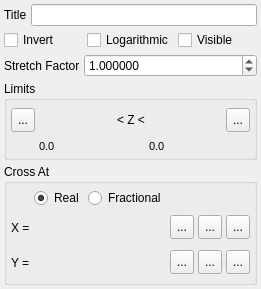
         <widget class="QWidget" name="ZAxisGeneralTab">
          <attribute name="title">
           <string>General</string>
          </attribute>
          <layout class="QVBoxLayout" name="verticalLayout_14">
           <property name="spacing">
            <number>4</number>
           </property>
           <property name="margin">
            <number>4</number>
           </property>
           <item>
            <layout class="QHBoxLayout" name="horizontalLayout_26">
             <item>
              <widget class="QLabel" name="label_36">
               <property name="text">
                <string>Title</string>
               </property>
              </widget>
             </item>
             <item>
              <widget class="QLineEdit" name="AxisZTitleEdit"/>
             </item>
            </layout>
           </item>
           <item>
            <layout class="QHBoxLayout" name="horizontalLayout_23">
             <item>
              <widget class="QCheckBox" name="AxisZInvertCheck">
               <property name="text">
                <string>Invert</string>
               </property>
              </widget>
             </item>
             <item>
              <widget class="QCheckBox" name="AxisZLogarithmicCheck">
               <property name="text">
                <string>Logarithmic</string>
               </property>
              </widget>
             </item>
             <item>
              <widget class="QCheckBox" name="AxisZVisibleCheck">
               <property name="text">
                <string>Visible</string>
               </property>
              </widget>
             </item>
            </layout>
           </item>
           <item>
            <layout class="QHBoxLayout" name="horizontalLayout_30">
             <item>
              <widget class="QLabel" name="label_40">
               <property name="text">
                <string>Stretch Factor</string>
               </property>
              </widget>
             </item>
             <item>
              <widget class="QDoubleSpinBox" name="AxisZStretchSpin">
               <property name="sizePolicy">
                <sizepolicy hsizetype="Expanding" vsizetype="Fixed">
                 <horstretch>0</horstretch>
                 <verstretch>0</verstretch>
                </sizepolicy>
               </property>
               <property name="toolTip">
                <string/>
               </property>
               <property name="decimals">
                <number>6</number>
               </property>
               <property name="minimum">
                <double>0.000001000000000</double>
               </property>
               <property name="maximum">
                <double>1000000.000000000000000</double>
               </property>
               <property name="singleStep">
                <double>0.010000000000000</double>
               </property>
               <property name="value">
                <double>1.000000000000000</double>
               </property>
              </widget>
             </item>
            </layout>
           </item>
           <item>
            <widget class="QGroupBox" name="LimitsGroup">
             <property name="title">
              <string>Limits</string>
             </property>
             <layout class="QHBoxLayout" name="horizontalLayout_49">
              <property name="spacing">
               <number>4</number>
              </property>
              <property name="margin">
               <number>4</number>
              </property>
              <item>
               <layout class="QGridLayout" name="gridLayout_10">
                <property name="spacing">
                 <number>4</number>
                </property>
                <item row="1" column="4">
                 <widget class="QLabel" name="AxisZMaxLabel">
                  <property name="font">
                   <font>
                    <pointsize>8</pointsize>
                   </font>
                  </property>
                  <property name="text">
                   <string>0.0</string>
                  </property>
                 </widget>
                </item>
                <item row="0" column="1">
                 <widget class="TExponentialSpin" name="AxisZMinSpin" native="true">
                  <property name="sizePolicy">
                   <sizepolicy hsizetype="Expanding" vsizetype="Fixed">
                    <horstretch>0</horstretch>
                    <verstretch>0</verstretch>
                   </sizepolicy>
                  </property>
                  <property name="minimumSize">
                   <size>
                    <width>0</width>
                    <height>31</height>
                   </size>
                  </property>
                  <property name="toolTip">
                   <string>Minimum value to display on the Z axis</string>
                  </property>
                 </widget>
                </item>
                <item row="0" column="3">
                 <widget class="QLabel" name="ZAxisLabel">
                  <property name="sizePolicy">
                   <sizepolicy hsizetype="Minimum" vsizetype="Preferred">
                    <horstretch>0</horstretch>
                    <verstretch>0</verstretch>
                   </sizepolicy>
                  </property>
                  <property name="text">
                   <string>&lt; Z &lt;</string>
                  </property>
                 </widget>
                </item>
                <item row="0" column="0">
                 <widget class="QToolButton" name="AxisZMinSetMinimumButton">
                  <property name="maximumSize">
                   <size>
                    <width>24</width>
                    <height>24</height>
                   </size>
                  </property>
                  <property name="toolTip">
                   <string>Set to minimum source data value</string>
                  </property>
                  <property name="text">
                   <string>...</string>
                  </property>
                  <property name="icon">
                   <iconset resource="icons.qrc">
                    <normaloff>:/uchroma/icons/toleftlimit.svg</normaloff>:/uchroma/icons/toleftlimit.svg</iconset>
                  </property>
                  <property name="iconSize">
                   <size>
                    <width>16</width>
                    <height>16</height>
                   </size>
                  </property>
                 </widget>
                </item>
                <item row="1" column="1">
                 <widget class="QLabel" name="AxisZMinLabel">
                  <property name="font">
                   <font>
                    <pointsize>8</pointsize>
                   </font>
                  </property>
                  <property name="text">
                   <string>0.0</string>
                  </property>
                 </widget>
                </item>
                <item row="0" column="4">
                 <widget class="TExponentialSpin" name="AxisZMaxSpin" native="true">
                  <property name="sizePolicy">
                   <sizepolicy hsizetype="Expanding" vsizetype="Fixed">
                    <horstretch>0</horstretch>
                    <verstretch>0</verstretch>
                   </sizepolicy>
                  </property>
                  <property name="minimumSize">
                   <size>
                    <width>0</width>
                    <height>31</height>
                   </size>
                  </property>
                  <property name="toolTip">
                   <string>Maximum value to display on the Z axis</string>
                  </property>
                 </widget>
                </item>
                <item row="0" column="5">
                 <widget class="QToolButton" name="AxisZMaxSetMaximumButton">
                  <property name="maximumSize">
                   <size>
                    <width>24</width>
                    <height>24</height>
                   </size>
                  </property>
                  <property name="toolTip">
                   <string>Set to maximum source data value</string>
                  </property>
                  <property name="text">
                   <string>...</string>
                  </property>
                  <property name="icon">
                   <iconset resource="icons.qrc">
                    <normaloff>:/uchroma/icons/torightlimit.svg</normaloff>:/uchroma/icons/torightlimit.svg</iconset>
                  </property>
                  <property name="iconSize">
                   <size>
                    <width>16</width>
                    <height>16</height>
                   </size>
                  </property>
                 </widget>
                </item>
               </layout>
              </item>
             </layout>
            </widget>
           </item>
           <item>
            <widget class="QGroupBox" name="XAxisCrossGroup_3">
             <property name="title">
              <string>Cross At</string>
             </property>
             <layout class="QHBoxLayout" name="horizontalLayout_3">
              <property name="spacing">
               <number>4</number>
              </property>
              <property name="margin">
               <number>4</number>
              </property>
              <item>
               <layout class="QGridLayout" name="gridLayout_8">
                <property name="spacing">
                 <number>4</number>
                </property>
                <item row="1" column="5">
                 <widget class="QToolButton" name="AxisZPositionXSetMaximumButton">
                  <property name="maximumSize">
                   <size>
                    <width>24</width>
                    <height>24</height>
                   </size>
                  </property>
                  <property name="toolTip">
                   <string>Set to maximum source data value</string>
                  </property>
                  <property name="text">
                   <string>...</string>
                  </property>
                  <property name="icon">
                   <iconset resource="icons.qrc">
                    <normaloff>:/uchroma/icons/torightlimit.svg</normaloff>:/uchroma/icons/torightlimit.svg</iconset>
                  </property>
                  <property name="iconSize">
                   <size>
                    <width>16</width>
                    <height>16</height>
                   </size>
                  </property>
                 </widget>
                </item>
                <item row="1" column="4">
                 <widget class="QToolButton" name="AxisZPositionXSetZeroButton">
                  <property name="maximumSize">
                   <size>
                    <width>24</width>
                    <height>24</height>
                   </size>
                  </property>
                  <property name="toolTip">
                   <string>Set to zero</string>
                  </property>
                  <property name="text">
                   <string>...</string>
                  </property>
                  <property name="icon">
                   <iconset resource="icons.qrc">
                    <normaloff>:/uchroma/icons/tozero.svg</normaloff>:/uchroma/icons/tozero.svg</iconset>
                  </property>
                  <property name="iconSize">
                   <size>
                    <width>16</width>
                    <height>16</height>
                   </size>
                  </property>
                 </widget>
                </item>
                <item row="1" column="1">
                 <widget class="TExponentialSpin" name="AxisZPositionXRealSpin" native="true">
                  <property name="sizePolicy">
                   <sizepolicy hsizetype="Expanding" vsizetype="Fixed">
                    <horstretch>0</horstretch>
                    <verstretch>0</verstretch>
                   </sizepolicy>
                  </property>
                  <property name="minimumSize">
                   <size>
                    <width>0</width>
                    <height>31</height>
                   </size>
                  </property>
                  <property name="toolTip">
                   <string>X axis value at which the Z axis crosses</string>
                  </property>
                 </widget>
                </item>
                <item row="2" column="1">
                 <widget class="TExponentialSpin" name="AxisZPositionYRealSpin" native="true">
                  <property name="sizePolicy">
                   <sizepolicy hsizetype="Expanding" vsizetype="Fixed">
                    <horstretch>0</horstretch>
                    <verstretch>0</verstretch>
                   </sizepolicy>
                  </property>
                  <property name="minimumSize">
                   <size>
                    <width>0</width>
                    <height>31</height>
                   </size>
                  </property>
                  <property name="toolTip">
                   <string>Y axis value at which the Z axis crosses</string>
                  </property>
                 </widget>
                </item>
                <item row="1" column="3">
                 <widget class="QToolButton" name="AxisZPositionXSetMinimumButton">
                  <property name="maximumSize">
                   <size>
                    <width>24</width>
                    <height>24</height>
                   </size>
                  </property>
                  <property name="toolTip">
                   <string>Set to minimum source data value</string>
                  </property>
                  <property name="text">
                   <string>...</string>
                  </property>
                  <property name="icon">
                   <iconset resource="icons.qrc">
                    <normaloff>:/uchroma/icons/toleftlimit.svg</normaloff>:/uchroma/icons/toleftlimit.svg</iconset>
                  </property>
                  <property name="iconSize">
                   <size>
                    <width>16</width>
                    <height>16</height>
                   </size>
                  </property>
                 </widget>
                </item>
                <item row="2" column="0">
                 <widget class="QLabel" name="label_12">
                  <property name="sizePolicy">
                   <sizepolicy hsizetype="Minimum" vsizetype="Preferred">
                    <horstretch>0</horstretch>
                    <verstretch>0</verstretch>
                   </sizepolicy>
                  </property>
                  <property name="text">
                   <string>Y =</string>
                  </property>
                 </widget>
                </item>
                <item row="1" column="0">
                 <widget class="QLabel" name="label_13">
                  <property name="sizePolicy">
                   <sizepolicy hsizetype="Minimum" vsizetype="Preferred">
                    <horstretch>0</horstretch>
                    <verstretch>0</verstretch>
                   </sizepolicy>
                  </property>
                  <property name="text">
                   <string>X =</string>
                  </property>
                 </widget>
                </item>
                <item row="2" column="3">
                 <widget class="QToolButton" name="AxisZPositionYSetMinimumButton">
                  <property name="maximumSize">
                   <size>
                    <width>24</width>
                    <height>24</height>
                   </size>
                  </property>
                  <property name="toolTip">
                   <string>Set to minimum source data value</string>
                  </property>
                  <property name="text">
                   <string>...</string>
                  </property>
                  <property name="icon">
                   <iconset resource="icons.qrc">
                    <normaloff>:/uchroma/icons/toleftlimit.svg</normaloff>:/uchroma/icons/toleftlimit.svg</iconset>
                  </property>
                  <property name="iconSize">
                   <size>
                    <width>16</width>
                    <height>16</height>
                   </size>
                  </property>
                 </widget>
                </item>
                <item row="2" column="4">
                 <widget class="QToolButton" name="AxisZPositionYSetZeroButton">
                  <property name="maximumSize">
                   <size>
                    <width>24</width>
                    <height>24</height>
                   </size>
                  </property>
                  <property name="toolTip">
                   <string>Set to zero</string>
                  </property>
                  <property name="text">
                   <string>...</string>
                  </property>
                  <property name="icon">
                   <iconset resource="icons.qrc">
                    <normaloff>:/uchroma/icons/tozero.svg</normaloff>:/uchroma/icons/tozero.svg</iconset>
                  </property>
                  <property name="iconSize">
                   <size>
                    <width>16</width>
                    <height>16</height>
                   </size>
                  </property>
                 </widget>
                </item>
                <item row="0" column="1">
                 <widget class="QRadioButton" name="AxisZPositionRealRadio">
                  <property name="text">
                   <string>Real</string>
                  </property>
                  <property name="checked">
                   <bool>true</bool>
                  </property>
                 </widget>
                </item>
                <item row="2" column="5">
                 <widget class="QToolButton" name="AxisZPositionYSetMaximumButton">
                  <property name="maximumSize">
                   <size>
                    <width>24</width>
                    <height>24</height>
                   </size>
                  </property>
                  <property name="toolTip">
                   <string>Set to maximum source data value</string>
                  </property>
                  <property name="text">
                   <string>...</string>
                  </property>
                  <property name="icon">
                   <iconset resource="icons.qrc">
                    <normaloff>:/uchroma/icons/torightlimit.svg</normaloff>:/uchroma/icons/torightlimit.svg</iconset>
                  </property>
                  <property name="iconSize">
                   <size>
                    <width>16</width>
                    <height>16</height>
                   </size>
                  </property>
                 </widget>
                </item>
                <item row="1" column="2">
                 <widget class="TExponentialSpin" name="AxisZPositionXFractionalSpin" native="true">
                  <property name="sizePolicy">
                   <sizepolicy hsizetype="Expanding" vsizetype="Fixed">
                    <horstretch>0</horstretch>
                    <verstretch>0</verstretch>
                   </sizepolicy>
                  </property>
                  <property name="minimumSize">
                   <size>
                    <width>0</width>
                    <height>31</height>
                   </size>
                  </property>
                  <property name="toolTip">
                   <string>X axis fraction at which the Z axis crosses</string>
                  </property>
                 </widget>
                </item>
                <item row="2" column="2">
                 <widget class="TExponentialSpin" name="AxisZPositionYFractionalSpin" native="true">
                  <property name="sizePolicy">
                   <sizepolicy hsizetype="Expanding" vsizetype="Fixed">
                    <horstretch>0</horstretch>
                    <verstretch>0</verstretch>
                   </sizepolicy>
                  </property>
                  <property name="minimumSize">
                   <size>
                    <width>0</width>
                    <height>31</height>
                   </size>
                  </property>
                  <property name="toolTip">
                   <string>Y axis fraction at which the Y axis crosses</string>
                  </property>
                 </widget>
                </item>
                <item row="0" column="2">
                 <widget class="QRadioButton" name="AxisZPositionFractionalRadio">
                  <property name="text">
                   <string>Fractional</string>
                  </property>
                 </widget>
                </item>
               </layout>
              </item>
             </layout>
            </widget>
           </item>
          </layout>
         </widget>
